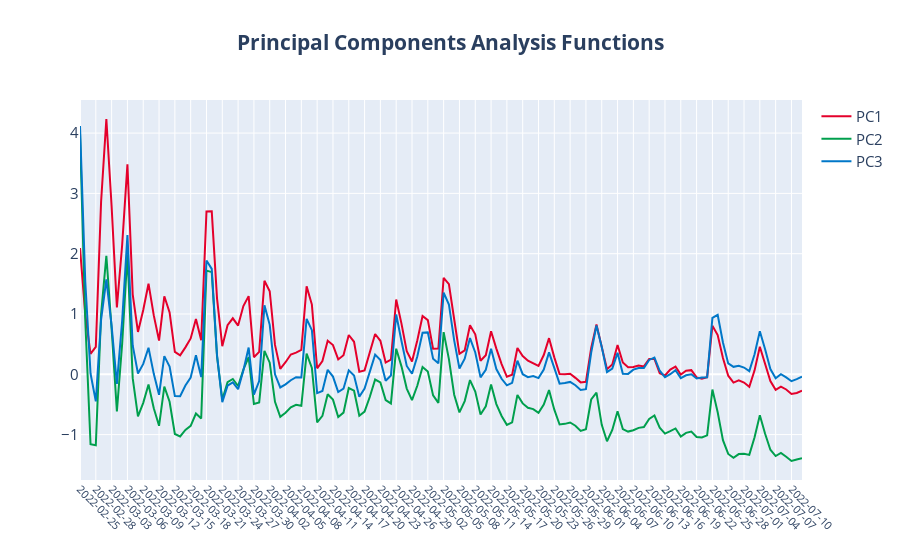

Notebook code for this chart:
### Markdown cell above
<a id="11"></a>
### PCA FUNCTIONS

### Code cell
clr = ['#e4002b', '#009f4d',  '#0077c8']
fig = go.Figure()
for i in range(0, n_pca):   
    fig.add_trace(go.Scatter(y=fPCA_analysis.f_pca[:,0,i], 
                             mode='lines', 
                             name=f'PC{i+1}',
                             line=dict(color=clr[i]),
                             text = d5th['date']
                            )
                 )
fig.update_layout(autosize=True, 
                  #width=1000, 
                  #height=500,
                  title_text='<b>Principal Components Analysis Functions</b>', 
                  title_x=0.5, 
                  font_size = 15,
                  xaxis = dict(ticktext = d5th['date'][::3],
                               tickvals = list(range(0,len(d5th['date'])))[::3],
                               tickangle = 45,
                               tickmode = 'array',
                               tickfont=dict(size=11)
                               )
                 )
fig.show()

### Figure 1 — Plotly figure (JSON) as saved in the notebook; plotly's stock layout.template omitted (floating-point values rounded to 4 significant figures; data arrays with more than 128 entries replaced by an {"elided": "..."} marker saying what was removed)
{"data": [{"line": {"color": "#e4002b"}, "mode": "lines", "name": "PC1", "text": {"elided": "139 str values"}, "type": "scatter", "y": {"elided": "138 float values"}}, {"line": {"color": "#009f4d"}, "mode": "lines", "name": "PC2", "text": {"elided": "139 str values"}, "type": "scatter", "y": {"elided": "138 float values"}}, {"line": {"color": "#0077c8"}, "mode": "lines", "name": "PC3", "text": {"elided": "139 str values"}, "type": "scatter", "y": {"elided": "138 float values"}}], "layout": {"autosize": true, "font": {"size": 15}, "title": {"text": "<b>Principal Components Analysis Functions</b>", "x": 0.5}, "xaxis": {"tickangle": 45, "tickfont": {"size": 11}, "tickmode": "array", "ticktext": ["2022-02-25", "2022-02-28", "2022-03-03", "2022-03-06", "2022-03-09", "2022-03-12", "2022-03-15", "2022-03-18", "2022-03-21", "2022-03-24", "2022-03-27", "2022-03-30", "2022-04-02", "2022-04-05", "2022-04-08", "2022-04-11", "2022-04-14", "2022-04-17", "2022-04-20", "2022-04-23", "2022-04-26", "2022-04-29", "2022-05-02", "2022-05-05", "2022-05-08", "2022-05-11", "2022-05-14", "2022-05-17", "2022-05-20", "2022-05-23", "2022-05-26", "2022-05-29", "2022-06-01", "2022-06-04", "2022-06-07", "2022-06-10", "2022-06-13", "2022-06-16", "2022-06-19", "2022-06-22", "2022-06-25", "2022-06-28", "2022-07-01", "2022-07-04", "2022-07-07", "2022-07-10", "2022-07-13"], "tickvals": [0, 3, 6, 9, 12, 15, 18, 21, 24, 27, 30, 33, 36, 39, 42, 45, 48, 51, 54, 57, 60, 63, 66, 69, 72, 75, 78, 81, 84, 87, 90, 93, 96, 99, 102, 105, 108, 111, 114, 117, 120, 123, 126, 129, 132, 135, 138]}}}
